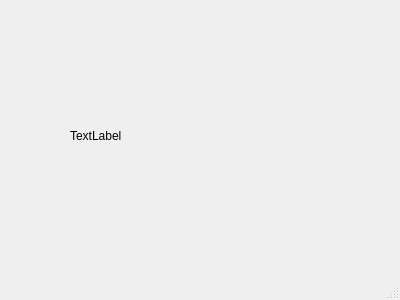
<?xml version="1.0" encoding="UTF-8"?>
<ui version="4.0">
 <class>MainWindow</class>
 <widget class="QMainWindow" name="MainWindow">
  <property name="geometry">
   <rect>
    <x>0</x>
    <y>0</y>
    <width>400</width>
    <height>300</height>
   </rect>
  </property>
  <property name="windowTitle">
   <string>MainWindow</string>
  </property>
  <widget class="QWidget" name="centralwidget">
   <widget class="QLabel" name="label">
    <property name="geometry">
     <rect>
      <x>70</x>
      <y>110</y>
      <width>261</width>
      <height>51</height>
     </rect>
    </property>
    <property name="text">
     <string>TextLabel</string>
    </property>
   </widget>
  </widget>
  <widget class="QMenuBar" name="menubar">
   <property name="geometry">
    <rect>
     <x>0</x>
     <y>0</y>
     <width>400</width>
     <height>26</height>
    </rect>
   </property>
  </widget>
  <widget class="QStatusBar" name="statusbar"/>
 </widget>
 <resources/>
 <connections/>
</ui>
